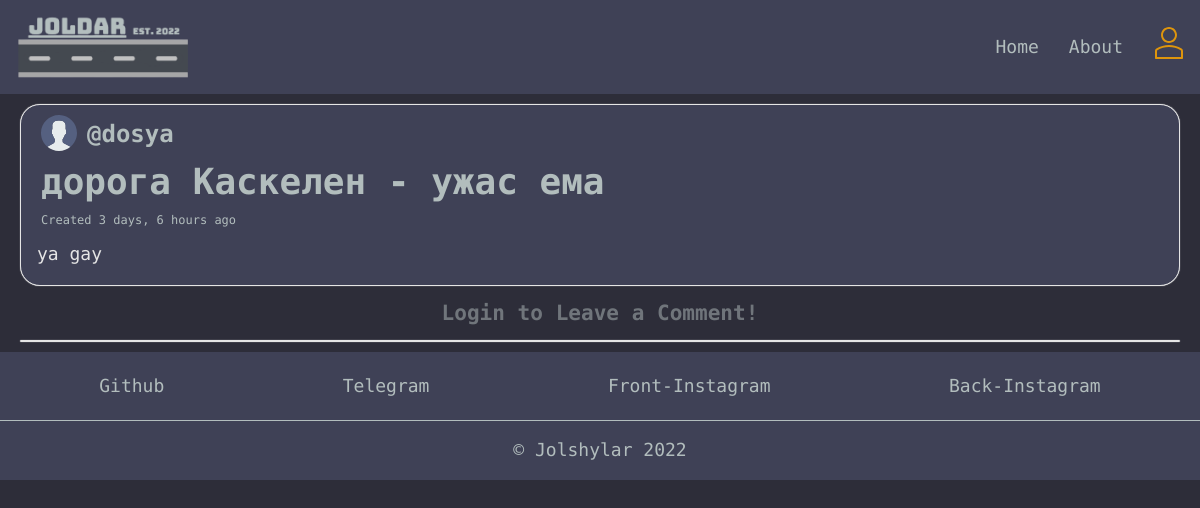
The app's page /review/1/, older data.
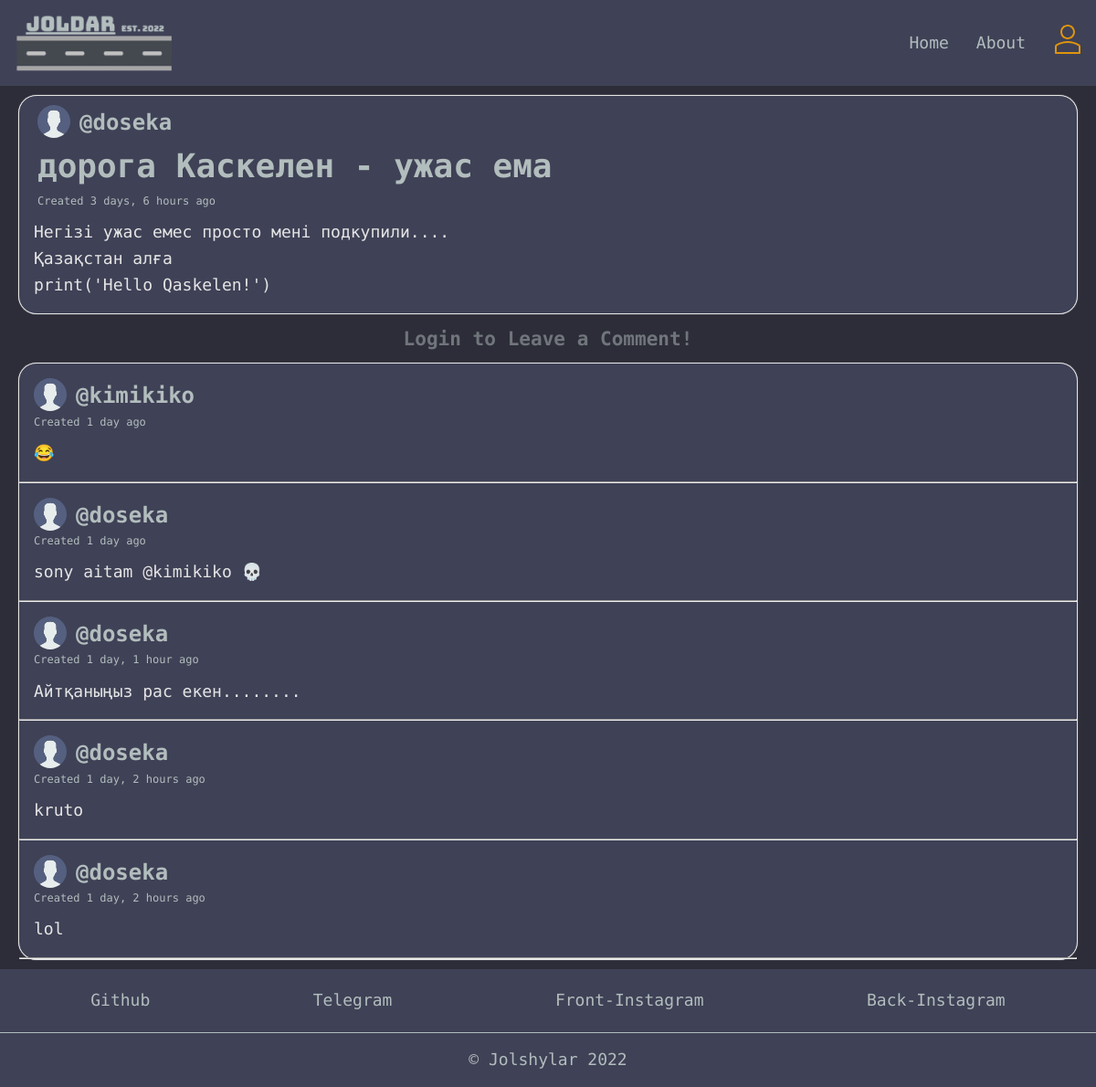
The same page, newer data.
### base/models.py (models this page shows, shortened)
class Review(models.Model):
    title = models.CharField(max_length=200)
    summary = models.CharField(max_length=200)
    body = models.TextField()
    author = models.ForeignKey(User, on_delete=models.CASCADE)
    created = models.DateTimeField(auto_now_add=True)
    updated = models.DateTimeField(auto_now=True)
    class Meta:
        ordering = ['-updated', '-created']

class Comment(models.Model):
    body = models.TextField(blank=False)
    author = models.ForeignKey(User, on_delete=models.CASCADE)
    review = models.ForeignKey(Review, on_delete=models.CASCADE)
    created = models.DateTimeField(auto_now_add=True)
    updated = models.DateTimeField(auto_now=True)
    class Meta:
        ordering = ['-updated', '-created']

### base/views.py (the view, shortened to what this page needs)
# urls.py: path('review/<str:pk>/', views.review, name='review'),
def review(request, pk):
    review = Review.objects.get(id=pk)
    review_comments = review.comment_set.all()
    context = {
        'review': review,
        'review_comments': review_comments,
    }
    return render(request, 'base/review.html', context)

### base/templatetags/base_extras.py (called while the page is built)
@register.filter
def convert_markdown(text):
    return markdown.markdown(text, extensions=['markdown.extensions.fenced_code'])

### base/templates/base/review.html (shortened to what this page needs)
{% extends 'base.html' %}
{% load base_extras %}
{% load static %}
{% block content %}
<main>
    <div class="container">
      <div class="reviews">
        <div class="review__box scroll">
            <div class="review__header scroll">
              <div class="review__author">
                <img src="{% static 'images/avatar.svg' %}" style="height: 36px;" />
                <h1><a href="{% url 'profile' review.author.id %}">@{{review.author.username}}</a></h1>
              </div>
              <div class="review__info">
                <h1>{{review.title}} - {{review.summary}}</h1>
                <div class="paragraph-wrapper">
                  <p>Created {{review.created | timesince}} ago</p>
                </div>
              </div>
            </div>
            <div class="review__conversation">
              <div class="threads scroll">
                <div class="thread">
                  <div class="thread__details">
                    {{ review.body | convert_markdown | safe }}
                  </div>
                </div>
              </div>
            </div>
        </div>
      </div>
      <div class="comments">
        <div class="review__comment">
          {% if user.is_authenticated %}
          <div class="review__form">
            <form action="" method="POST">
              {% csrf_token %}
              <div class="comment-writer">
                <input name="body" placeholder="Leave a comment..." />
                <button type="submit" class="send-btn">Send</button>
              </div>
            </form>
          </div>
          {% else %}
          <h3 style="text-align: center; opacity: 50%;">Login to Leave a Comment!</h3>
          {% endif %}
          <div class="comment__box scroll">
          {% for comment in review_comments %}
            <div class="comment__header scroll">
              <div class="comment__author">
                <img src="{% static 'images/avatar.svg' %}" style="height: 36px;" />
                <h1><a href="{% url 'profile' comment.author.id %}">@{{comment.author.username}}</a></h1>
              </div>
              <div class="comment__info">
                <div class="paragraph-wrapper">
                  <p>Created {{comment.created | timesince}} ago</p>
                </div>
              </div>
            </div>
            <div class="comment__conversation">
              <div class="threads scroll">
                <div class="thread">
                  <div class="thread__details">
                    {{ comment.body | convert_markdown | safe }}
                  </div>
                </div>
              </div>
            </div>
            <hr />
            {% endfor %}
          </div>
        </div>
      </div>
    </div>
</main>
{% endblock content %}

### templates/base.html (shortened to what this page needs)
<!DOCTYPE html>
{% load static %}
<html lang="en">
<head>
    <link rel="stylesheet" href="{% static 'styles/style.css' %}" />
</head>
<body>
    {% include 'navbar.html' %}
    {% block content %}
    {% endblock content %}
    {% include 'footer.html' %}
</body>
</html>

### templates/navbar.html
{% load static %}
<header>
    <div class="container">
        <a href="{% url 'home' %}" class="header__logo">
            <img src="{% static 'images/logo.png' %}" />
        </a>
        <nav class="header__menu">
            <a href="{% url 'home' %}">Home</a>
            <a href="{% url 'about' %}">About</a>
            {% if request.user.is_authenticated %}
            <a href="{% url 'create-review' %}">Create Review</a>
            <a href="{% url 'profile' request.user.id %}">
                <img class="user-img" src="{% static 'images/icons/user.svg' %}" />
            </a>
            {% else %}
            <a href="{% url 'register' %}">
                <img class="user-img" src="{% static 'images/icons/user.svg' %}" />
            </a>
            {% endif %}
        </nav>
    </div>
</header>

### templates/footer.html
<section class="footer">
  <div class="container">
    <div class="footer-inner">
      <div class="footer-content">
        <div class="footer-links">
          <a href="https://github.com/Dositan/joldar">Github</a>
          <a href="https://t.me/+nk4YJtv9z702MjIy">Telegram</a>
          <a href="https://instagram.com/sbek22">Front-Instagram</a>
          <a href="https://instagram.com/dastanozgeldi">Back-Instagram</a>
        </div>
      </div>
      <div class="footer-license">
        &copy; Jolshylar 2022
      </div>
    </div>
  </div>
</section>

### static/styles/style.css (style rules this page uses)
:root { --color-main: #de950d; --color-dark: #3f4156; --color-light: #e5e5e5; --color-light-gray: #b2bdbd; --color-bg: #2d2d39; }
* { font-family: 'Roboto Mono', -apple-system, BlinkMacSystemFont, 'Segoe UI', Roboto, Oxygen, Ubuntu, Cantarell, 'Open Sans', 'Helvetica Neue', sans-serif; margin: 0; padding: 0; }
html { font-size: 62.5%; }
@media only screen and (min-width: 1200px) { html { font-size: 62.5%; } }
body { line-height: 1.6; font-weight: 400; font-size: 1.5vmax; color: var(--color-light-gray); background-color: var(--color-bg); min-height: 100vh; }
a { color: var(--color-main); text-decoration: none; }
header { padding: 1.5rem; background-color: var(--color-dark); }
header > .container { display: flex; gap: 9.5vw; }
.header__logo { display: flex; gap: 2rem; align-items: center; }
.header__logo > img { max-height: 8vh; width: auto; }
.header__menu { margin-left: auto; position: relative; display: flex; justify-content: space-between; gap: 2.5vw; align-items: center; }
.header__menu a { font-weight: 500; text-decoration: none; color: var(--color-light-gray); }
.review__box { background-color: var(--color-dark); border-radius: 20px; margin:10px 20px; border: 1px solid var(--color-light); box-shadow: 0 0 1px var(--color-light); }
.review__header { margin-left: 2rem; margin-top: 1rem; }
.review__conversation { margin: 16px; margin-top:10px; }
.review__info p { font-size: 12px; }
.review__conversation { color: var(--color-light); }
.review__author { display: flex; gap: 1rem; }
.review__author h1 { font-size: 24px; }
.review__author a { color: var(--color-light-gray); }
code { display: block; white-space: pre-wrap; }
.comment__box { background-color: var(--color-dark); border-radius: 20px; margin:10px 20px; border: 1px solid var(--color-light); box-shadow: 0 0 1px var(--color-light); }
.comment__header { margin-left: 16px; margin-top:16px; }
.comment__conversation { margin: 16px; margin-top: 10px; }
.comment__info p { font-size: 12px; }
.comment__conversation { color: var(--color-light); }
.comment__author { display: flex; gap: 1rem; }
.comment__author h1 { font-size: 24px; }
.comment__author a { color: var(--color-light-gray); }
.footer { background-color: var(--color-dark); }
.footer a { color: var(--color-light-gray); }
.footer-content { text-align: center; padding: 20px 10px; }
.footer-links { display: flex; justify-content: space-around }
.footer-license { padding: 15px 0; text-align:center; border-top: 1px solid; }

Row changes from the older to the newer data that the page shows:
changed Review "дорога Каскелен": author.username "dosya" → "doseka"; body|convert_markdown "ya gay" → "Негізі ужас емес просто мені подкупили.... Қазақстан алға print('Hello Qaskelen!')"
added Comment: author.username "kimikiko", created "1 day", body|convert_markdown "😂"
added Comment: author.username "doseka", created "1 day", body|convert_markdown "sony aitam @kimikiko 💀"
added Comment: author.username "doseka", created "1 day, 1 hour", body|convert_markdown "Айтқаныңыз рас екен........"
added Comment: author.username "doseka", created "1 day, 2 hours", body|convert_markdown "kruto"
added Comment: author.username "doseka", created "1 day, 2 hours", body|convert_markdown "lol"
